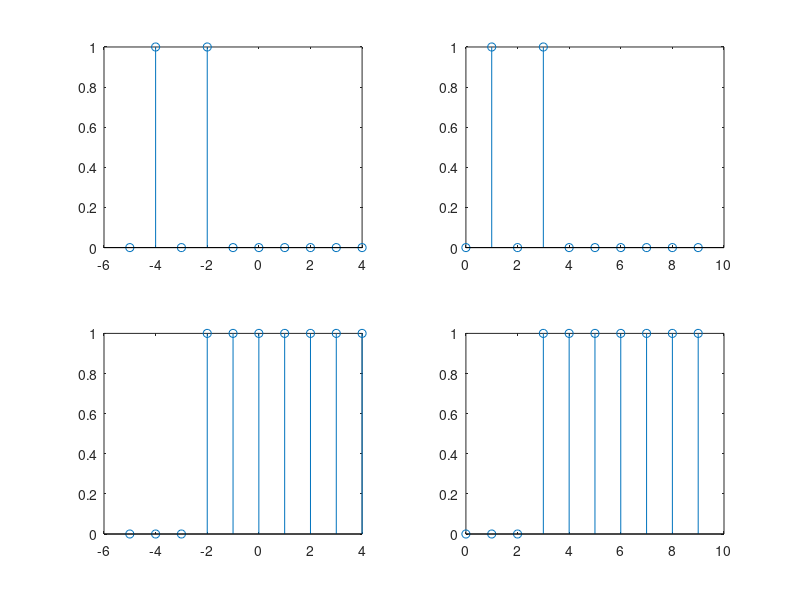

Write MATLAB code to recreate this figure.
% Dean Chong San
% 40061194
clc;
close all;

almostAllZeroes = zeros(1,10);
almostAllZeroes(2) = 1;
almostAllZeroes(4) = 1;

n = 3;
almostAllOnes = ones(1,10);
almostAllOnes(1:n) = 0;

leftHand = [-5:4];
rightHand = [0:9];

subplot(2,2,1);
stem (leftHand, almostAllZeroes);

subplot(2,2,2);
stem (rightHand, almostAllZeroes);

subplot(2,2,3);
stem (leftHand, almostAllOnes);

subplot(2,2,4);
stem (rightHand, almostAllOnes);
